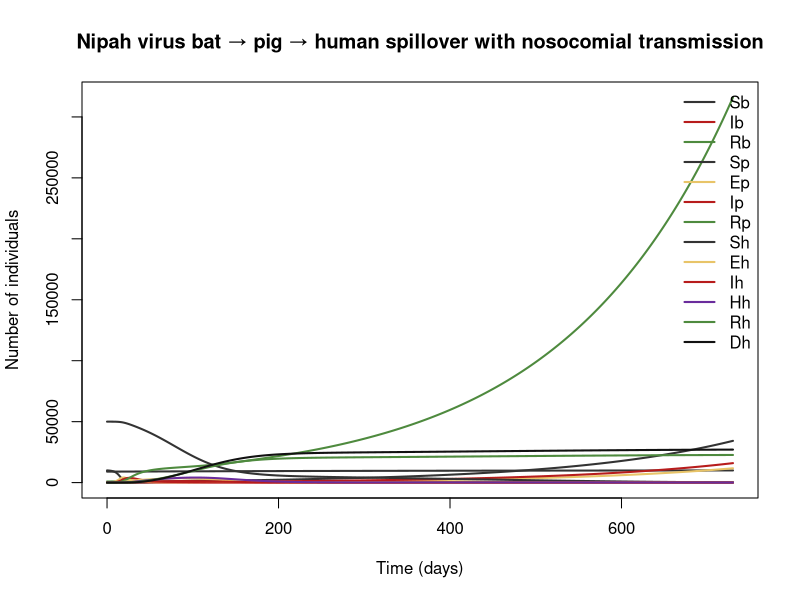

Generate this figure with R:
## Nipah virus bat → pig → human spillover with nosocomial transmission
## Nipah virus, Pteropus bats / pigs / humans.
## 13 compartments — at the structural limit, so the pig Rp and bat Rb classes can be dropped for a leaner variant.
## Parameter values: 0 of 16 checked against the source; the rest are recalled or illustrative.
## Reference: Structure after Pulliam JRC, Epstein JH, Dushoff J, Rahman SA, Bunning M, Jamaluddin AA, Hyatt AD, Field HE, Dobson AP, Daszak P, Henipavirus Ecology Research Group (2012). Agricultural intensification, priming for persistence and the emergence of Nipah…
## Source: https://doi.org/10.1098/rsif.2011.0223
##
## Generated from a compartmental model diagram (model format v1).
## Regenerating from the same diagram always gives this exact file.
##
## Compartments: Sb, Ib, Rb, Sp, Ep, Ip, Rp, Sh, Eh, Ih, Hh, Rh, Dh
## Flows (time unit: days):
##   (outside) -> Sb  : mu_b * Nb
##   Sb -> Ib         : lambda_b * Sb
##   Ib -> Rb         : gamma_b * Ib
##   Rb -> Sb         : wane_b * Rb
##   Sb -> (outside)  : mu_b * Sb
##   (outside) -> Sp  : mu_p * Np
##   Sp -> Ep         : lambda_p * Sp
##   Ep -> Ip         : sigma_p * Ep
##   Ip -> Rp         : gamma_p * Ip
##   Sp -> (outside)  : mu_p * Sp
##   Sh -> Eh         : lambda_h * Sh
##   Eh -> Ih         : sigma_h * Eh
##   Ih -> Hh         : eta_h * Ih
##   Ih -> Rh         : gamma_h * Ih
##   Hh -> Dh         : gamma_h * cfr_h * Hh
##   Hh -> Rh         : gamma_h * (1 - cfr_h) * Hh

library(deSolve)

# ---- Time ------------------------------------------------------------
times <- seq(0, 730, by = 1)  # days

# ---- Parameters ------------------------------------------------------
parameters <- c(
  beta_bb = 0.02,    # bat-to-bat transmission rate [illustrative] (per day)
  gamma_b = 1 / 14,  # bat recovery rate [illustrative] (per day)
  mu_b = 1 / 2920,   # bat birth = death rate (8-year lifespan) [illustrative] (per day)
  wane_b = 1 / 365,  # loss of bat immunity (drives periodic reintroduction) [illustrative] (per day)
  beta_bp = 5e-5,    # bat-to-pig spillover coefficient (contaminated fruit/urine route) [illustrative] (per bat per day)
  beta_pp = 1.2,     # pig-to-pig transmission rate (highly transmissible in intensive piggeries) [illustrative] (per day)
  sigma_p = 1 / 7,   # pig latency rate [illustrative] (per day)
  gamma_p = 1 / 10,  # pig recovery rate [illustrative] (per day)
  mu_p = 1 / 180,    # pig turnover (birth = offtake), drives susceptible replenishment [illustrative] (per day)
  beta_ph = 1e-6,    # pig-to-human transmission coefficient (occupational contact) [illustrative] (per pig per day)
  beta_hh = 0.02,    # community human-to-human transmission rate [illustrative] (per day)
  beta_hosp = 0.15,  # nosocomial/caregiver transmission rate from Hh [illustrative] (per day)
  sigma_h = 1 / 9,   # human latency rate (incubation ≈9 d) [illustrative] (per day)
  eta_h = 1 / 4,     # rate community case → hospital [illustrative] (per day)
  gamma_h = 1 / 14,  # human removal rate [illustrative] (per day)
  cfr_h = 0.7        # human case fatality (Bangladesh outbreaks ≈70%) [unverified] (dimensionless)
)

# ---- Initial conditions ----------------------------------------------
state <- c(
  Sb = 9000,   # susceptible bats
  Ib = 100,    # infectious bats
  Rb = 900,    # immune bats
  Sp = 10000,  # susceptible pigs
  Ep = 0,      # latent pigs
  Ip = 0,      # infectious pigs
  Rp = 0,      # recovered/immune pigs
  Sh = 50000,  # susceptible humans
  Eh = 0,      # latent humans
  Ih = 0,      # infectious humans in the community
  Hh = 0,      # hospitalised humans (source of nosocomial transmission)
  Rh = 0,      # recovered humans
  Dh = 0       # human deaths (cumulative)
)

# ---- Model equations -------------------------------------------------
nipah_bat_pig_human_model <- function(t, state, parameters) {
  with(as.list(c(state, parameters)), {
    # Total population
    N_total <- Sh + Eh + Ih + Hh + Rh

    # Derived quantities
    Nb <- Sb + Ib + Rb                                                # bat population
    Np <- Sp + Ep + Ip + Rp                                           # pig population
    N <- Sh + Eh + Ih + Hh + Rh                                       # living human population
    lambda_b <- beta_bb * Ib / Nb                                     # bat force of infection
    lambda_p <- beta_pp * Ip / Np + beta_bp * Ib                      # pig force of infection (within-herd frequency-dependent plus spillover)
    lambda_h <- beta_ph * Ip + beta_hh * Ih / N + beta_hosp * Hh / N  # human force of infection

    # Rates of change
    dSb <- mu_b * Nb - lambda_b * Sb + wane_b * Rb - mu_b * Sb
    dIb <- lambda_b * Sb - gamma_b * Ib
    dRb <- gamma_b * Ib - wane_b * Rb
    dSp <- mu_p * Np - lambda_p * Sp - mu_p * Sp
    dEp <- lambda_p * Sp - sigma_p * Ep
    dIp <- sigma_p * Ep - gamma_p * Ip
    dRp <- gamma_p * Ip
    dSh <- -lambda_h * Sh
    dEh <- lambda_h * Sh - sigma_h * Eh
    dIh <- sigma_h * Eh - eta_h * Ih - gamma_h * Ih
    dHh <- eta_h * Ih - gamma_h * cfr_h * Hh - gamma_h * (1 - cfr_h) * Hh
    dRh <- gamma_h * Ih + gamma_h * (1 - cfr_h) * Hh
    dDh <- gamma_h * cfr_h * Hh

    list(c(dSb, dIb, dRb, dSp, dEp, dIp, dRp, dSh, dEh, dIh, dHh, dRh, dDh))
  })
}

# ---- Solve -----------------------------------------------------------
out <- ode(y = state, times = times, func = nipah_bat_pig_human_model, parms = parameters)
out <- as.data.frame(out)

# ---- Plot ------------------------------------------------------------
compartment_cols <- c(Sb = "#333333", Ib = "#B71C1C", Rb = "#4E8A3E", Sp = "#333333", Ep = "#E8C468", Ip = "#B71C1C", Rp = "#4E8A3E", Sh = "#333333", Eh = "#E8C468", Ih = "#B71C1C", Hh = "#6A2C9C", Rh = "#4E8A3E", Dh = "#111111")
matplot(out$time, out[, names(compartment_cols)], type = "l", lty = 1, lwd = 2,
        col = compartment_cols, xlab = "Time (days)", ylab = "Number of individuals",
        main = "Nipah virus bat → pig → human spillover with nosocomial transmission")
legend("topright", legend = names(compartment_cols), col = compartment_cols,
       lty = 1, lwd = 2, bty = "n")
